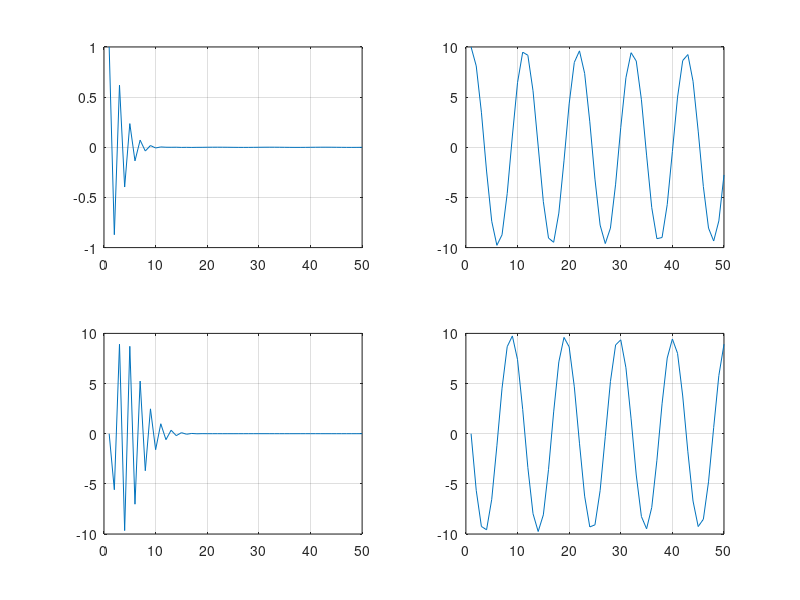

This figure's MATLAB source:
% clean the memory and the screen
clear all; clc; close all;

% Setup the alpha parameters
rho_inf = 0.5;
alpha_m = 0.5 * (3.0 - rho_inf) / (1.0 + rho_inf);
alpha_f = 1.0 / (1.0 + rho_inf);
gamma   = 0.5 - alpha_f + alpha_m;

% Setup the physical problem parameters
% mass
m1 = 1.0;
m2 = 1.0;

% stiffness
k1 = 1.0e4;
k2 = 1.0;

% setup the matrices
M = [ m1, 0.0; 0.0, m2 ];

K = [ (k1+k2), -k2; -k2, k2 ];

% setup the initial condition
d0 = [ 1 ; 10 ];

v0 = [ 0; 0 ];

% determine the natural frequencies
lambda = eig(K, M);
omega = sqrt(lambda);

T1 = 2 * pi / omega(1);
T2 = 2 * pi / omega(2);

dt = T1 / 10;

T_final = 5 * T1;

N = ceil(T_final / dt);

% initial acceleration
a0 = M \ (-K * d0);

% allocate solutions
v = zeros(2, N+1); d = v; dot_d = v; dot_v = v;

v(:,1) = v0; dot_v(:,1) = a0;
d(:,1) = d0; dot_d(:,1) = v0;

% Matrix
LEFT = alpha_m * M + ( alpha_f^2 * gamma^2 * dt^2 / alpha_m ) * K;

for n = 2 : N+1
  % predictor
  d_tilde = d(:,n-1) + (1-gamma) * dt * dot_d(:, n-1);
  v_tilde = v(:,n-1) + (1-gamma) * dt * dot_v(:, n-1);
  
  RIGHT = (1-alpha_m) * M * dot_v(:,n-1) + (1-alpha_f) * K * d(:,n-1) ...
    + alpha_f * K * d_tilde + (alpha_f * gamma * dt / alpha_m) ...
    * K * ( (1-alpha_f)*v(:,n-1) - (1-alpha_m) * dot_d(:,n-1) + alpha_f * v_tilde );

  RIGHT = -RIGHT;

  dot_v(:,n) = LEFT \ RIGHT;

  v(:,n) = v_tilde + gamma * dt * dot_v(:,n);

  dot_d(:,n) = ( (1-alpha_f)*v(:,n-1) + alpha_f*v(:,n) - (1-alpha_m)*dot_d(:, n-1) ) / alpha_m;

  d(:,n) = d_tilde + gamma * dt * dot_d(:,n);
end

% visualization
t = 1: 1 : N;

subplot(2,2,1), plot(t, d(1,1:N)); grid on;
subplot(2,2,2), plot(t, d(2,1:N)); grid on;
subplot(2,2,3), plot(t, v(1,1:N)); grid on;
subplot(2,2,4), plot(t, v(2,1:N)); grid on;

% EOF